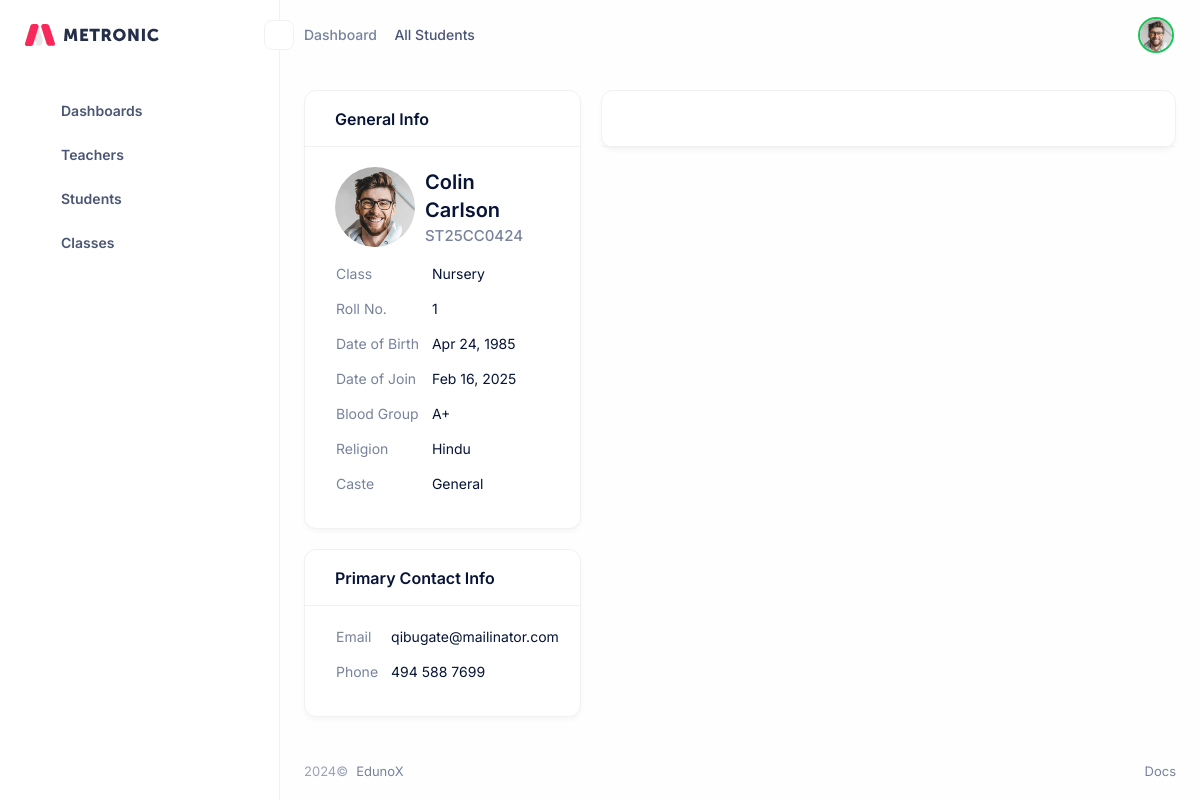
The app's page /student/14/ (signed in) with its own data.
### account/models.py (models this page shows, shortened)
class User(AbstractUser):
    GENDER_CHOICES = (
        ('M', 'Male'),
        ('F', 'Female'),
        ('O', 'Other')
    )
    BLOOD_GROUP_CHOICE = (
        ('ap', 'A +'),
        ('an', 'A -'),
        ('bp', 'B +'),
        ('bn', 'B -'),
        ('abp', 'AB +'),
        ('abn', 'AB -'),
        ('op', 'O +'),
        ('on', 'O -'),
    )
    USER_TYPE = (
        ('TE', 'Teacher'),
        ('ST', 'Student'),
        ('AD', 'Admin'),
    )
    CASTE_CHOICE = (
        ('GN', 'General'),
        ('SC', 'SC'),
        ('ST', 'ST'),
        ('OB', 'OBC'),
    )
    RELIGION_CHOICE = (
        ('H', 'Hindu'),
        ('M', 'Muslim'),
        ('S', 'Sikh'),
        ('O', 'Other')
    )
    role = models.ManyToManyField(Role, blank=True)
    type = models.CharField(max_length=5, choices=USER_TYPE, default='ST')
    date_of_birth = models.DateField(null=True)
    date_joined = models.DateField(auto_now_add=True)
    gender = models.CharField(max_length=10, choices=GENDER_CHOICES, default='M')
    address = models.CharField(max_length=200, null=True)
    blood_group = models.CharField(max_length=5, null=True, choices=BLOOD_GROUP_CHOICE)
    profile_image = models.ImageField(upload_to='user/', null=True, blank=True)
    caste = models.CharField(max_length=5, null=True, choices=CASTE_CHOICE)
    religion = models.CharField(max_length=5, null=True, choices=RELIGION_CHOICE)
    def has_permission(self, perm_codename):
        return self.role.filter(permissions__codename=perm_codename).exists()

class StudentProfile(models.Model):
    user = models.OneToOneField(User, on_delete=models.CASCADE, related_name='student_profile', editable=False, limit_choices_to={'role': 'ST'})
    grade = models.ForeignKey('academics.Grade', on_delete=models.SET_NULL, null=True)
    roll = models.IntegerField(null=True)
    total_roll = models.IntegerField(null=True)
    father_name = models.CharField(max_length=200, null=True)
    father_email = models.EmailField(null=True)
    father_phone = models.CharField(max_length=15, null=True)
    mother_name = models.CharField(max_length=200, null=True)
    mother_email = models.EmailField(null=True)
    mother_phone = models.CharField(max_length=15, null=True)

### academics/models.py (models this page shows, shortened)
class Grade(models.Model):
    name = models.CharField(max_length=50, unique=True)
    def __str__(self):
        return self.name

### account/views.py (the view)
# urls.py: path('student/<int:pk>/', StudentDetailsView.as_view(), name='student_details'),
@method_decorator(login_required, name='dispatch')
class StudentDetailsView(DetailView):
    model = User
    context_object_name = 'student'
    template_name = 'account/includes/student_details.html'

### account/templatetags/acc_filter.py (called while the page is built)
@register.filter
def has_perm(user, perm_codename):
    return user.has_permission(perm_codename)

### templates/account/includes/student_details.html (shortened to what this page needs)
{% extends 'base_site.html' %}
{% block breadcrumb %}
    <div class="flex [.header_&amp;]:below-lg:hidden items-center gap-1.25 text-xs lg:text-sm font-medium mb-2.5 lg:mb-0" data-reparent="true" data-reparent-mode="prepend|lg:prepend" data-reparent-target="#content_container|lg:#header_container">
        <span class="text-gray-600">Dashboard</span>
        <i class="ki-filled ki-right text-gray-500 text-3xs"></i>
        <span class="text-gray-700">All Students</span>
    </div>
{% endblock breadcrumb %}
{% block content %}
<div class="container-fixed">
    <div class="grid grid-cols-3 gap-5">
        <div class="col-span-1">
            <div class="card">
                <div class="card-header">
                    <h3 class="card-title">General Info</h3>
                </div>
                <div class="card-body">
                    <div class="flex items-center gap-2.5 mb-4">
                        {% if student.profile_image %}
                            <img alt="" class="rounded-full size-20 shrink-0" src="/media/{{ student.profile_image }}" />
                        {% else %}
                            <img alt="" class="rounded-full size-20 shrink-0" src="/static/media/avatars/300-2.png" />
                        {% endif %}
                        <div class="flex flex-col">
                            <a href="{% url 'student_details' student.id %}" class="text-xl font-semibold text-gray-900 mb-px">{{ student.get_full_name }}</a>
                            <span class="text-md font-medium text-gray-600">{{ student.username }}</span>
                        </div>
                    </div>
                    <table class="table-auto">
                        <tbody>
                            <tr>
                                <td class="text-sm text-gray-600 pb-3.5 pe-3">Class</td>
                                <td class="text-sm text-gray-900 pb-3.5">{{ student.student_profile.grade }}</td>
                            </tr>
                            <tr>
                                <td class="text-sm text-gray-600 pb-3.5 pe-3">Roll No.</td>
                                <td class="text-sm text-gray-900 pb-3.5">{{ student.student_profile.total_roll }}</td>
                            </tr>
                            <tr>
                                <td class="text-sm text-gray-600 pb-3.5 pe-3">Date of Birth</td>
                                <td class="text-sm text-gray-900 pb-3.5">{{ student.date_of_birth|date:'M d, Y' }}</td>
                            </tr>
                            <tr>
                                <td class="text-sm text-gray-600 pb-3.5 pe-3">Date of Join</td>
                                <td class="text-sm text-gray-900 pb-3.5">{{ student.date_joined|date:'M d, Y' }}</td>
                            </tr>
                            <tr>
                                <td class="text-sm text-gray-600 pb-3.5 pe-3">Blood Group</td>
                                <td class="text-sm text-gray-900 pb-3.5">A+</td>
                            </tr>
                            <tr>
                                <td class="text-sm text-gray-600 pb-3.5 pe-3">Religion</td>
                                <td class="text-sm text-gray-900 pb-3.5">Hindu</td>
                            </tr>
                            <tr>
                                <td class="text-sm text-gray-600 pb-3.5 pe-3">Caste</td>
                                <td class="text-sm text-gray-900 pb-3.5">General</td>
                            </tr>
                        </tbody>
                    </table>
                </div>
            </div>
            <div class="card mt-5">
                <div class="card-header">
                    <h3 class="card-title">Primary Contact Info</h3>
                </div>
                <div class="card-body">
                    <table class="table-auto">
                        <tbody>
                            <tr>
                                <td class="text-sm text-gray-600 pb-3.5 pe-3">Email</td>
                                <td class="text-sm text-gray-900 pb-3.5">{{ student.student_profile.father_email }}</td>
                            </tr>
                            <tr>
                                <td class="text-sm text-gray-600 pb-3.5 pe-3">Phone</td>
                                <td class="text-sm text-gray-900 pb-3.5">{{ student.student_profile.father_phone }}</td>
                            </tr>
                        </tbody>
                    </table>
                </div>
            </div>
        </div>
        <div class="col-span-2">
            <div class="card">
                <div class="card-header">
                </div>
            </div>
        </div>
    </div>
</div>
{% endblock content %}

### records on screen
User: get_full_name "Colin Carlson", username "ST25CC0424", student_profile.grade "Nursery", student_profile.total_roll "1", date_of_birth "Apr 24, 1985", date_joined "Feb 16, 2025", student_profile.father_email "qibugate@mailinator.com", student_profile.father_phone "494 588 7699"
